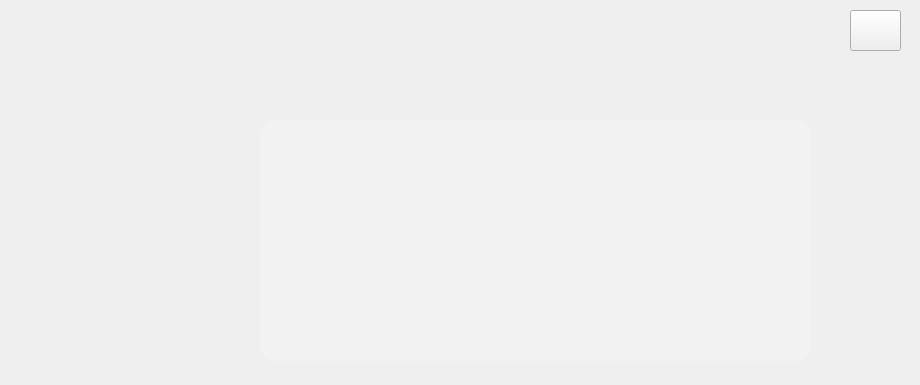
<?xml version="1.0" encoding="UTF-8"?>
<ui version="4.0">
 <class>MainWindow</class>
 <widget class="QMainWindow" name="MainWindow">
  <property name="geometry">
   <rect>
    <x>0</x>
    <y>0</y>
    <width>920</width>
    <height>385</height>
   </rect>
  </property>
  <property name="sizePolicy">
   <sizepolicy hsizetype="Fixed" vsizetype="Fixed">
    <horstretch>0</horstretch>
    <verstretch>0</verstretch>
   </sizepolicy>
  </property>
  <property name="windowTitle">
   <string>Birthday/Name day Checker</string>
  </property>
  <property name="styleSheet">
   <string notr="true"/>
  </property>
  <widget class="QWidget" name="centralwidget">
   <widget class="QLabel" name="lb_KawaiiPic">
    <property name="geometry">
     <rect>
      <x>0</x>
      <y>0</y>
      <width>231</width>
      <height>361</height>
     </rect>
    </property>
    <property name="text">
     <string/>
    </property>
    <property name="pixmap">
     <pixmap resource="Resources.qrc">:/assets/kawaii.jpg</pixmap>
    </property>
    <property name="scaledContents">
     <bool>true</bool>
    </property>
   </widget>
   <widget class="QLabel" name="lb_NarutoPic">
    <property name="geometry">
     <rect>
      <x>230</x>
      <y>0</y>
      <width>701</width>
      <height>371</height>
     </rect>
    </property>
    <property name="text">
     <string/>
    </property>
    <property name="pixmap">
     <pixmap resource="Resources.qrc">:/assets/naruto.jpg</pixmap>
    </property>
    <property name="scaledContents">
     <bool>true</bool>
    </property>
   </widget>
   <widget class="QLabel" name="lb_found_text">
    <property name="geometry">
     <rect>
      <x>290</x>
      <y>10</y>
      <width>541</width>
      <height>71</height>
     </rect>
    </property>
    <property name="font">
     <font>
      <family>Lucida Calligraphy</family>
      <pointsize>34</pointsize>
      <bold>false</bold>
     </font>
    </property>
    <property name="styleSheet">
     <string notr="true"/>
    </property>
    <property name="text">
     <string/>
    </property>
   </widget>
   <widget class="QListWidget" name="listWidget">
    <property name="geometry">
     <rect>
      <x>260</x>
      <y>120</y>
      <width>551</width>
      <height>241</height>
     </rect>
    </property>
    <property name="font">
     <font>
      <family>Lucida Calligraphy</family>
      <pointsize>30</pointsize>
     </font>
    </property>
    <property name="styleSheet">
     <string notr="true">background-color: rgba(255,255,255, 0.2);
border-radius: 15px;</string>
    </property>
   </widget>
   <widget class="QPushButton" name="btn_music">
    <property name="geometry">
     <rect>
      <x>850</x>
      <y>10</y>
      <width>51</width>
      <height>41</height>
     </rect>
    </property>
    <property name="styleSheet">
     <string notr="true"/>
    </property>
    <property name="text">
     <string/>
    </property>
    <property name="icon">
     <iconset resource="Resources.qrc">
      <normaloff>:/assets/sound.png</normaloff>:/assets/sound.png</iconset>
    </property>
    <property name="iconSize">
     <size>
      <width>32</width>
      <height>32</height>
     </size>
    </property>
    <property name="checkable">
     <bool>true</bool>
    </property>
    <property name="checked">
     <bool>false</bool>
    </property>
   </widget>
  </widget>
 </widget>
 <resources>
  <include location="Resources.qrc"/>
 </resources>
 <connections/>
</ui>
